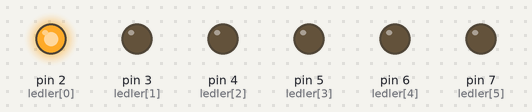
A sketch run on a simulated Arduino Uno, built with avr-gcc and run on an emulated ATmega328P. Parts: output pins drawn as LEDs (lit = HIGH).

Above: at 0.15 s.
At 5.25 s:
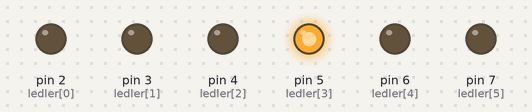
At 9.75 s:
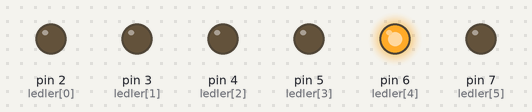
At 19.66 s:
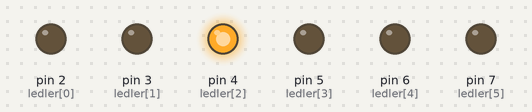
At 29.86 s:
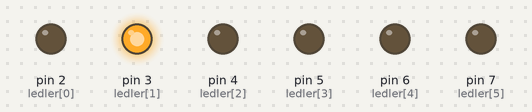
At 39.47 s:
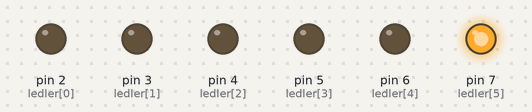
Timing chart, 0 to 39.8 s (numbered marks = the images above):
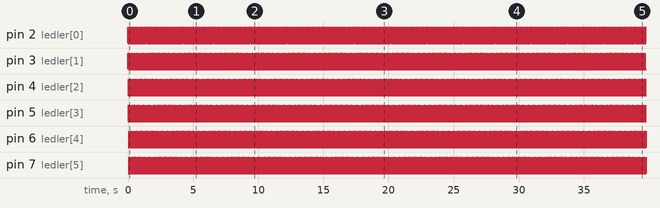

The sketch:

Code.ino
```cpp
int ledler[] = {2,3,4,5,6,7};

void setup(){
  for(int i=0; i<6; i++){
    pinMode(ledler[i], OUTPUT);
  }
}
void loop(){
   for(int i=0; i<6; i++){
    digitalWrite(ledler[i], HIGH);
    delay(20);
     digitalWrite(ledler[i],LOW);
   }

  for(int j=0; j>-1;j--){
    digitalWrite(ledler[j], HIGH);
    delay(20);
     digitalWrite(ledler[j],LOW);
   }

}
```

Measured:
- by itself, pin 2 (ledler[0]): alternates HIGH for 0.04 s and LOW for 0.10 s
- by itself, pin 3 (ledler[1]), pin 4 (ledler[2]), pin 5 (ledler[3]), pin 6 (ledler[4]), pin 7 (ledler[5]): alternates HIGH for 0.02 s and LOW for 0.12 s
- by itself, everything shown: repeats every 2.1 s, in 7 steps
